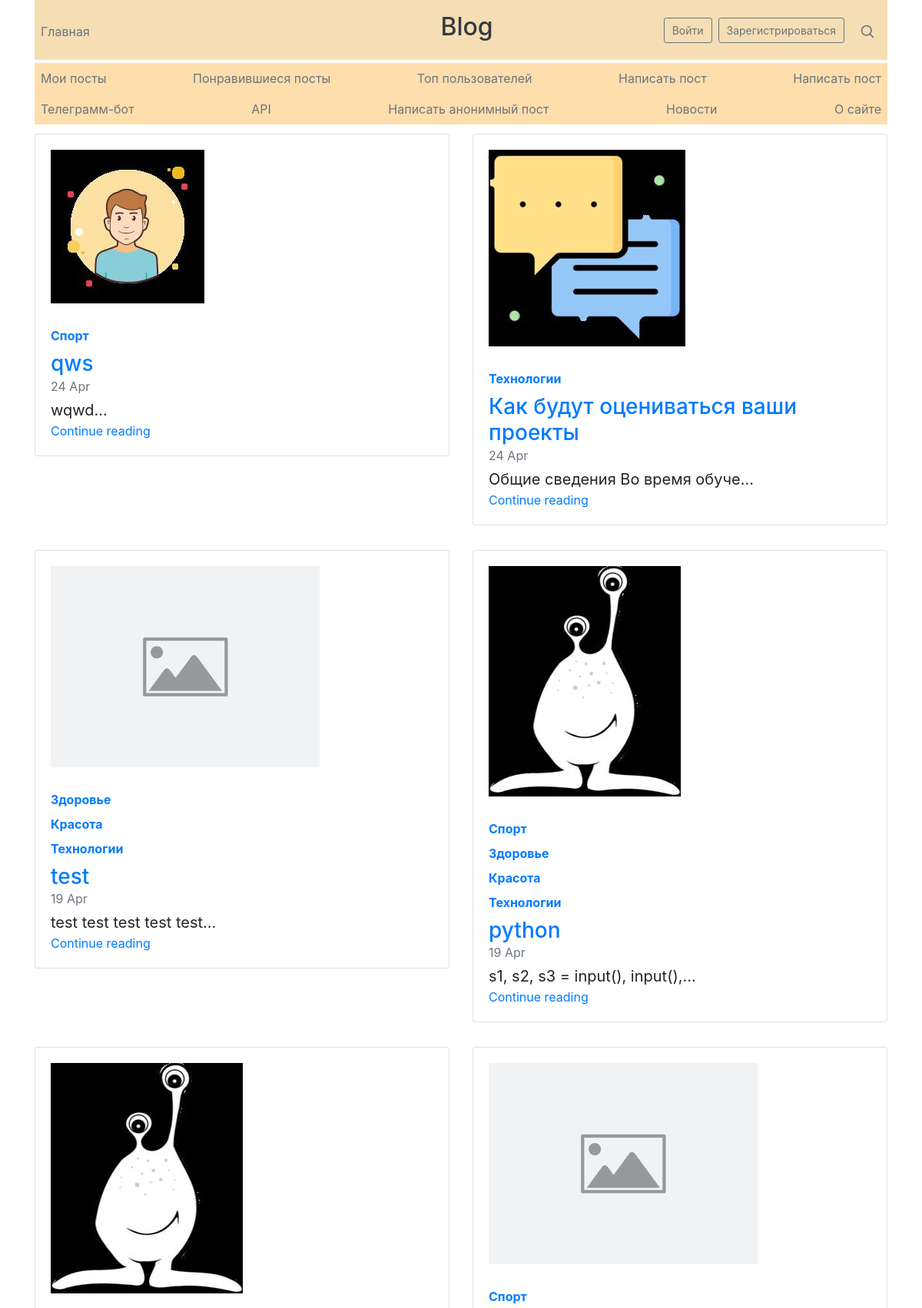
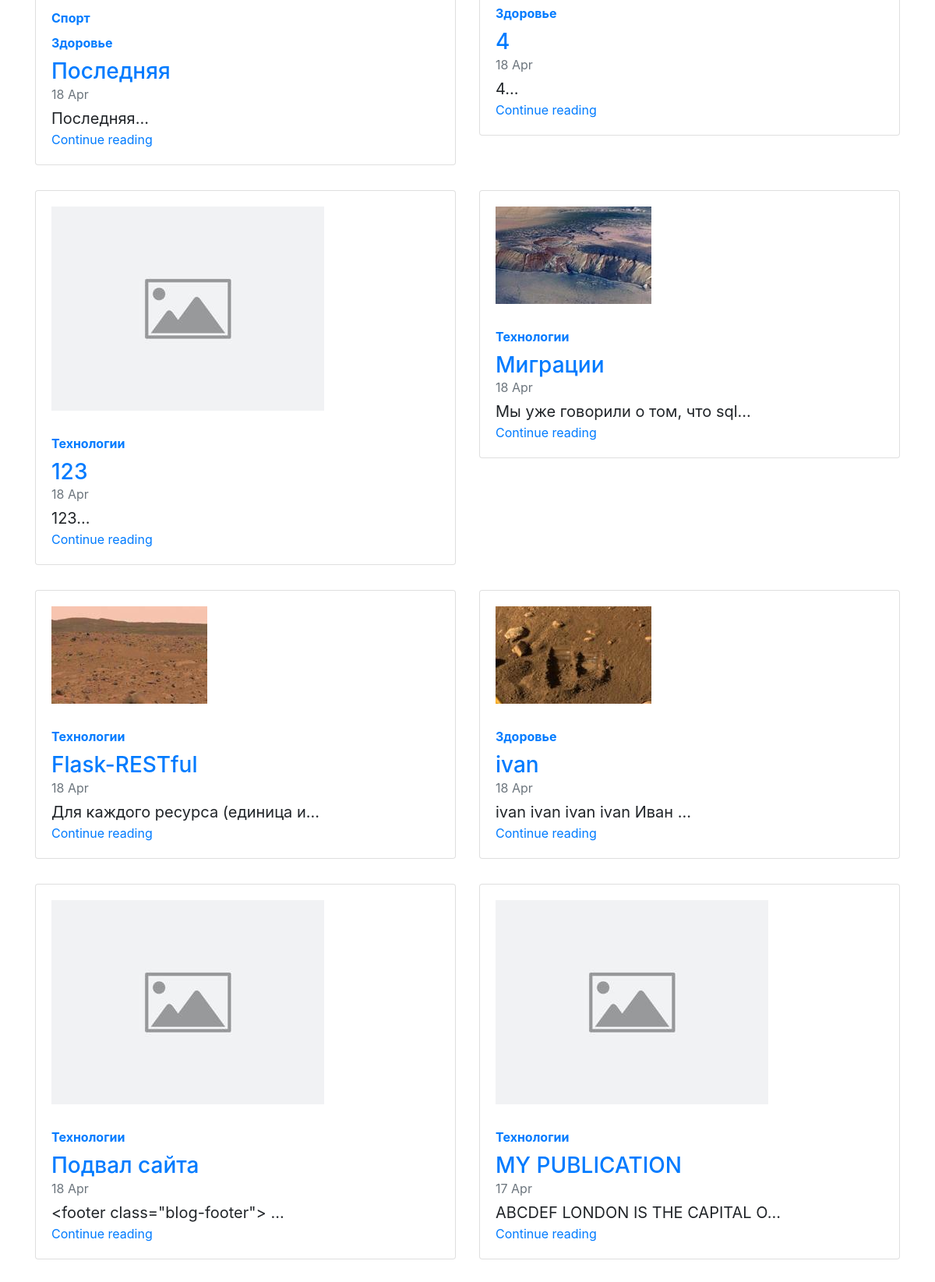
/index (upper part), run on the app's committed database (2 pictures, top to bottom).
### data/posts.py (models this page shows, shortened)
class Post(SqlAlchemyBase, SerializerMixin):
    __tablename__ = 'posts'
    id = sqlalchemy.Column(sqlalchemy.Integer,
                           primary_key=True, autoincrement=True)
    author_id = sqlalchemy.Column(sqlalchemy.Integer,
                                  sqlalchemy.ForeignKey('users.id'))
    title = sqlalchemy.Column(sqlalchemy.String)
    content = sqlalchemy.Column(sqlalchemy.String, nullable=True)
    created_date = sqlalchemy.Column(sqlalchemy.DateTime,
                                     default=datetime.datetime.now)
    icon = sqlalchemy.Column(sqlalchemy.String, default='default.jpg')
    author = orm.relation('User')
    categories = orm.relation("Category",
                              secondary="association",
                              backref="posts")
    likes_ = orm.relation('User', secondary='likes')

### data/categories.py (models this page shows)
class Category(SqlAlchemyBase, SerializerMixin):
    __tablename__ = 'category'
    id = sqlalchemy.Column(sqlalchemy.Integer, primary_key=True,
                           autoincrement=True)
    name = sqlalchemy.Column(sqlalchemy.String, nullable=True)

### main.py (the view)
@app.route("/")
@app.route("/index")
def index():
    db_sess = db_session.create_session()
    posts = db_sess.query(Post).all()[::-1]
    return render_template("index.html", title='Главная', posts=posts)

### data/db_session.py (called while the page is built)
def create_session() -> Session:
    global __factory
    return __factory()

### templates/index.html (shortened to what this page needs)
{% extends "base.html" %}
{% block content %}
{% for i in range(0, posts | length, 2) %}
<div class="row mb-2">
    {% for post in posts[i:i + 2] %}
    <div class="col-md-6">
        <div class="card flex-md-row mb-4 box-shadow h-md-250">
            <div class="card-body d-flex flex-column align-items-start">
                <img class="card_img"
                     src="{{ url_for('static', filename='img/thumbnails/') + post.icon
                        }}"
                     alt="Картинка поста!">
                {% for category in post.categories %}
                <a href="/posts/categories/{{ category.name }}">
                    <strong class="d-inline-block mb-2 text-primary">
                        {{ category.name | capitalize }}
                    </strong>
                </a>
                {% endfor %}
                <a href="/posts/{{ post.id }}">
                    <h3 class="mb-0">
                        {{ post.title }}
                    </h3>
                </a>
                <div class="mb-1 text-muted">{{ post.created_date.strftime('%e
                    %b') }}
                </div>
                <p class="card-text mb-auto">{{ post.content[:30] }}...</p>
                <a href="/posts/{{ post.id }}">Continue reading</a>
            </div>
        </div>
    </div>
    {% endfor %}
</div>
{% endfor %}
{% endblock %}

### templates/base.html (shortened to what this page needs)
<!doctype html>
<html lang="en">
<head>
    <link rel="stylesheet"
          href="https://stackpath.bootstrapcdn.com/bootstrap/4.4.1/css/bootstrap.min.css"
>
    <link rel="stylesheet"
          href="{{ url_for('static', filename='css/style.css') }}">
</head>
<body>
<div class="container">
    <header class="blog-header py-3">
        <div class="row flex-nowrap justify-content-between align-items-center">
            <div class="col-4 pt-1">
                <a class="text-muted m-2" href="/">Главная</a>
            </div>
            <div class="col-4 text-center">
                <h2>
                    <a class="blog-header-logo text-dark m-1" href="#">Blog</a>
                </h2>
            </div>
            <div class="col-4 d-flex justify-content-end align-items-center">
                {% if current_user.is_authenticated %}
                <a class="btn btn-sm btn-outline-secondary m-1"
                   href="/about_user">Личный кабинет</a>
                <a class="btn btn-sm btn-outline-secondary m-1"
                   href="/logout">Выйти</a>
                {% else %}
                <a class="btn btn-sm btn-outline-secondary m-1"
                   href="/login">Войти</a>
                <a class="btn btn-sm btn-outline-secondary m-1"
                   href="/register">Зарегистрироваться</a>
                {% endif %}
                <a class="text-muted" href="/search">
                    <svg xmlns="http://www.w3.org/2000/svg" width="20"
                         height="20" viewBox="0 0 24 24" fill="none"
                         stroke="currentColor" stroke-width="2"
                         stroke-linecap="round" stroke-linejoin="round"
                         class="mx-3">
                        <circle cx="10.5" cy="10.5" r="7.5"></circle>
                        <line x1="21" y1="21" x2="15.8" y2="15.8"></line>
                    </svg>
                </a>
            </div>
        </div>
    </header>
    <div class="nav-scroller py-1 mb-2">
        <nav class="nav d-flex justify-content-between">
            <a class="p-2 text-muted"
               href="/posts/users/{{ current_user.id }}">Мои посты</a>
            <a class="p-2 text-muted" href="/liked">Понравившиеся посты</a>
            <a class="p-2 text-muted" href="/users">Топ пользователей</a>
            <a class="p-2 text-muted" href="{{ url_for('search', kind='video') }}">Написать пост</a>
            <a class="p-2 text-muted" href="/posts/create">Написать пост</a>
        </nav>
        <nav class="nav d-flex justify-content-between">
            <a class="p-2 text-muted" href="#">Телеграмм-бот</a>
            <a class="p-2 text-muted" href="#">API</a>
            <a class="p-2 text-muted" href="/anonim_posts/create">
                Написать анонимный пост</a>
            <a class="p-2 text-muted" href="/news">Новости</a>
            <a class="p-2 text-muted" href="/about">О сайте</a>
        </nav>
    </div>
</div>
<main role="main" class="container">
    {% block content %}{% endblock %}
</main>
</body>
</html>

### static/css/style.css (style rules this page uses)
header { background-color: #F5DEB3; }
nav { background-color: #FFDEAD; }
h2 { text-indent: 15px; }
pre, p { font-size: 20px; }
img.card_img { text-align: center; margin-bottom: 30px; display: block; max-width: 400px; max-height: 400px; width: auto; height: auto; }
.text-muted, a.text-muted:hover, a.text-muted:focus { color: #acacac; }
.btn-sm, .btn-group-sm>.btn, .btn-icon.btn-sm { padding: 5px 10px !important; }

### data on the page
Post: icon (picture), title "qws", created_date "24 Apr", content "wqwd"
Category: name "Спорт"
Post: icon (picture), title "Как будут оцениваться ваши проекты", created_date "24 Apr", content "Общие сведения Во время обуче"
Category: name "Технологии"
Post: icon (placeholder picture), title "test", created_date "19 Apr", content "test test test test test"
Category: name "Здоровье"
Category: name "Красота"
Post: icon (picture), title "python", created_date "19 Apr", content "s1, s2, s3 = input(), input(),"
Post: icon (picture), title "Последняя", created_date "18 Apr", content "Последняя"
Post: icon (placeholder picture), title "4", created_date "18 Apr", content "4"
Post: icon (placeholder picture), title "123", created_date "18 Apr", content "123"
Post: icon (picture), title "Миграции", created_date "18 Apr", content "Мы уже говорили о том, что sql"
Post: icon (picture), title "Flask-RESTful", created_date "18 Apr", content "Для каждого ресурса (единица и"
Post: icon (picture), title "ivan", created_date "18 Apr", content "ivan ivan ivan ivan Иван"
Post: icon (placeholder picture), title "Подвал сайта", created_date "18 Apr", content "<footer class=\"blog-footer\">"
Post: icon (placeholder picture), title "MY PUBLICATION", created_date "17 Apr", content "ABCDEF LONDON IS THE CAPITAL O"
